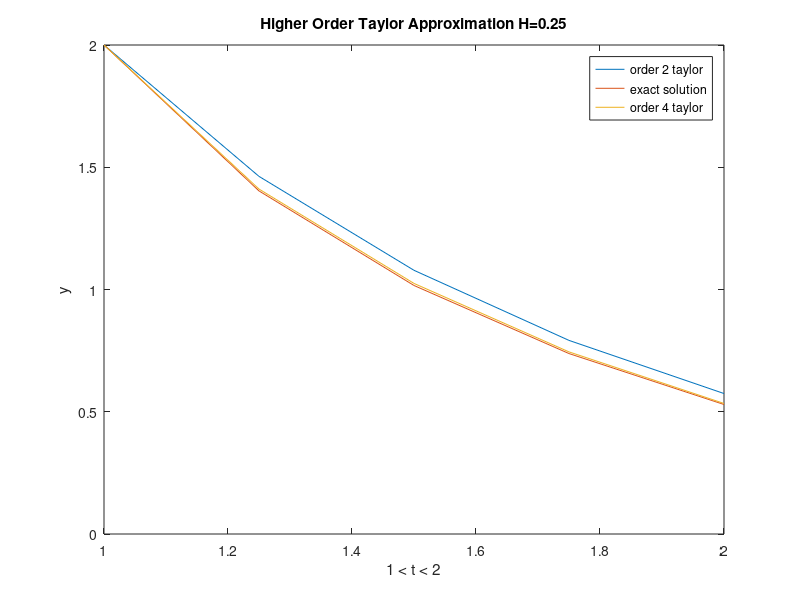
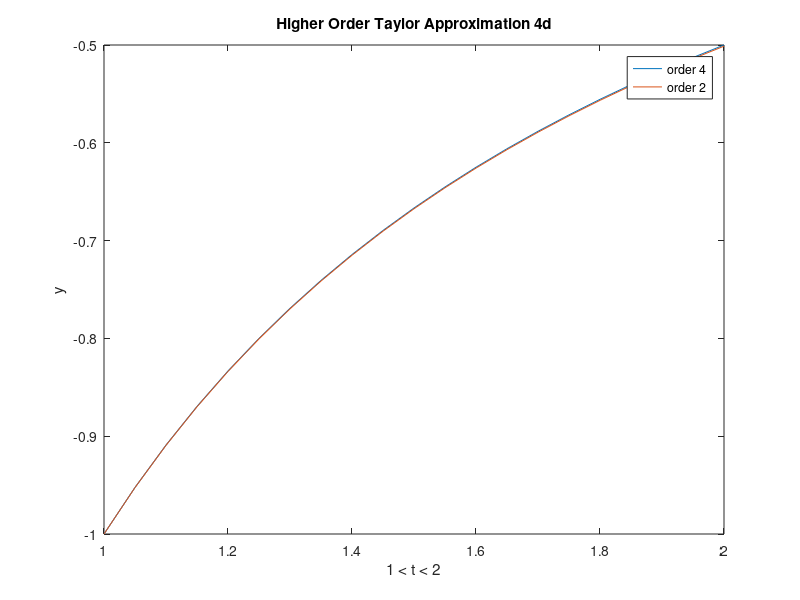

Write MATLAB code to recreate these figures, in order. (Note: this script raises an error after producing the figures.)
%% Higher-order Taylor Methods, 2d
b = 2;
a = 1;
h = 0.25;
N = (b-a) / h;
y(1) = 2;
t = a:h:b;
n = 2; % order two taylor method
for i=1:N
   y(i+1) = y(i) + h*(1/t(i)^2)*(sin(2*t(i))-2*t(i)*y(i)) + (.5*h^2)*((2*t(i)*y(i)+2*t(i)*cos(2*t(i))-2*sin(2*t(i)))/(t(i)^3) -2*(1/t(i)^2)*(sin(2*t(i))-2*t(i)*y(i)) / t(i));
end
figure
plot(t, y, 'DisplayName', 'order 2 taylor');
title('Higher Order Taylor Approximation H=0.25');
xlabel('1 < t < 2');
ylabel('y');
hold on
%% Exact Solution, Just for checking;

for i=1:N+1
    yexact(i) = (4 + cos(2) - cos(2*t(i)))/(2*t(i).^2);
end
plot(t, yexact, 'DisplayName', 'exact solution');
%% 4d, same problem but now T^4
y4(1) = 2; 
for i=1:N
     y4(i+1) = y4(i) + h*(1/t(i)^2)*(sin(2*t(i))-2*t(i)*y4(i))...
     + (.5*h^2)*((2*t(i)*y4(i)+2*t(i)*cos(2*t(i))-2*sin(2*t(i)))/(t(i)^3)...
     -2*(1/t(i)^2)*(sin(2*t(i))-2*t(i)*y4(i)) / t(i))...
     + (h^3/6)*((2*t(i)*sin(2*t(i))-24*t(i)*y4(i)+12*sin(2*t(i))-12*t(i)*cos(2*t(i)))/t(i)^4)...
     + (h^4/24)*(120*t(i)*y4(i)+24*(t(i)^2)*sin(2*t(i))+60*t(i)*cos(2*t(i))-6*t(i)*sin(2*t(i))-72*sin(2*t(i)))/t(i)^5
end
plot(t, y4, 'DisplayName','order 4 taylor');
legend
hold off
%% 10 A,B,C
b = 2;
a = 1;
t = a:h:b;
h = .05;
N = (b-a)/h; 
t = a:h:b;
y1(1) = -1;
for i = 1:N
    y1(i+1) = y1(i) + h * ((1/t(i)^2)-y1(i)/t(i) - y1(i)^2)...
    +((h^2)/2)*((y1(i)/t(i)^2)-2/(t(i)^3) +(-1/t(i)-2*y1(i))*((1/t(i)^2)-y1(i)/t(i) - y1(i)^2))...
    +((h^3)/6)*((9/t(i)^4)-((3*y1(i)^2)/t(i)^2) + ((1/t(i)^2)-(y1(i)/t(i)) - y1(i)^2)*(6*y1(i)^2 + 6*y1(i)/t(i)))...
    +((h^4)/24)*(((-36/t(i)^5)+((6*y1(i)^2)/(t(i)^3)) + ((12*(t(i)^3)*(y1(i)^3)-18*y1(i))/t(i)^4)...
    + ((1/t(i)^2)-(y1(i)/t(i))-y1(i)^2)*((6/t(i)^3) - (6*y1(i)/t(i)^2) - ((36*y1(i)^2)/t(i)) - 24*y1(i)^3)))
end
figure
plot(t, y1, 'DisplayName','order 4');
hold on
y2(1) = -1; 
for i = 1:N
    y2(i+1) = y2(i) + h * ((1/t(i)^2)-y2(i)/t(i) - y2(i)^2)...
    +((h^2)/2)*((y2(i)/t(i)^2)-2/(t(i)^3) +(-1/t(i)-2*y2(i))*((1/t(i)^2)-y2(i)/t(i) - y2(i)^2));
   
end
plot(t, y2, 'DisplayName', 'order 2');
title('Higher Order Taylor Approximation 4d');
xlabel('1 < t < 2');
ylabel('y');
legend

order2 = 1:3;
order4 = 1:3;
error = 1:3;

order2(1) = interp1(t, y2, 1.052);
order2(2) = interp1(t, y2, 1.555);
order2(3) = interp1(t, y2, 1.978);

order4(1) = interp1(t, y1, 1.052);
order4(2) = interp1(t, y1, 1.555);
order4(3) = interp1(t, y1, 1.978);

error(1) = order2(1) - order4(1);
error(2) = order2(2) - order4(2);
error(3) = order2(3) - order4(3);

myTable = table(order2, order4, error)











